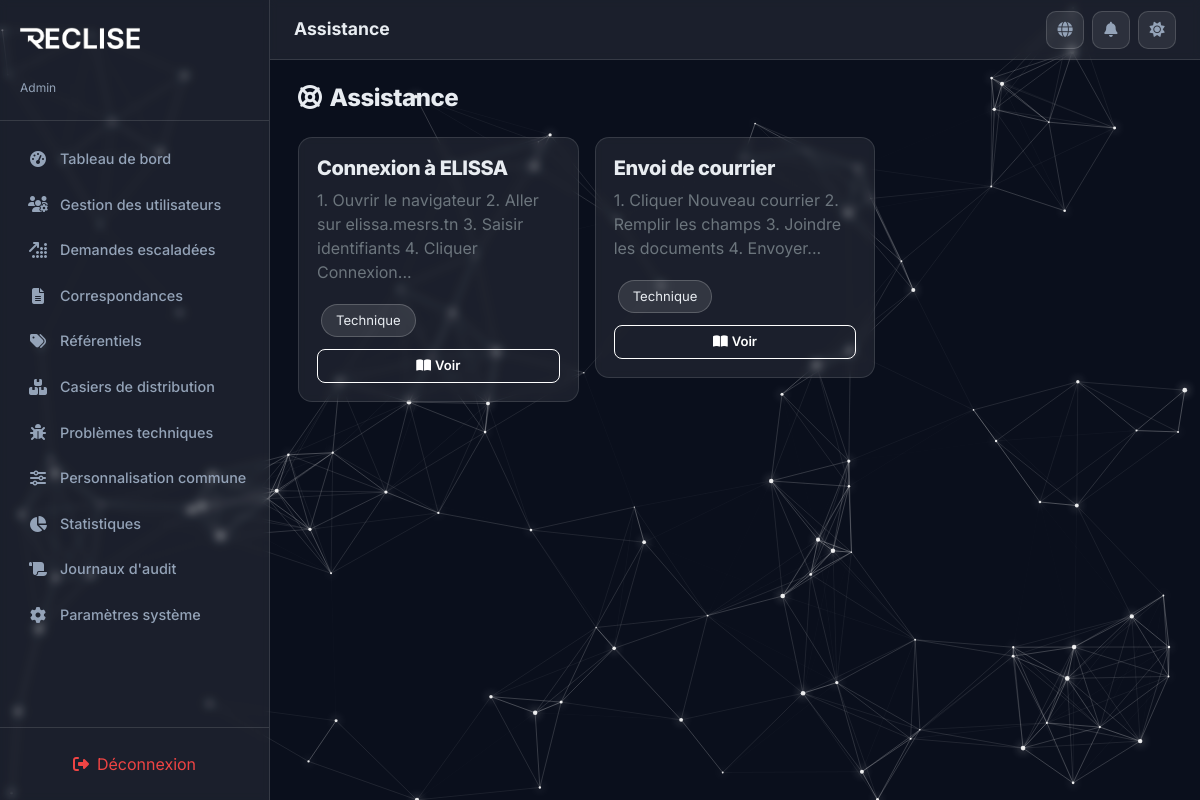
/PhtP/user/assist.php (signed in), run on the app's committed database.
### tables this page shows
CREATE TABLE IF NOT EXISTS assist_guides (
  id          INT AUTO_INCREMENT PRIMARY KEY,
  title       VARCHAR(255)  NOT NULL,
  content     TEXT          NOT NULL,
  category    VARCHAR(50)   DEFAULT 'technical',
  created_at  DATETIME      NOT NULL DEFAULT CURRENT_TIMESTAMP,
  updated_at  DATETIME      NOT NULL DEFAULT CURRENT_TIMESTAMP ON UPDATE CURRENT_TIMESTAMP
);

### PhtP/includes/i18n.php (called while the page is built, shortened)
<?php
function get_translations($lang = 'fr') {
    return $translations[$lang] ?? $translations['fr'];
}
function t($key, $lang = null) {
    if ($lang === null) {
        $lang = $_SESSION['lang'] ?? 'fr';
    }
    $translations = get_translations($lang);
    return $translations[$key] ?? $key;
}
?>

### PhtP/includes/functions.php (called while the page is built, shortened)
<?php
function to_camel($row) {
    $result = [];
    foreach ($row as $key => $value) {
        $camel = preg_replace_callback('/_([a-z])/', function ($m) {
            return strtoupper($m[1]);
        }, $key);
        $result[$camel] = $value;
    }
    return $result;
}
function to_camel_all($rows) {
    return array_map('to_camel', $rows);
}

### PhtP/user/assist.php (the view, shortened to what this page needs)
<?php
require_once '../includes/header.php';
$guides = to_camel_all($pdo->query("SELECT * FROM assist_guides ORDER BY created_at DESC")->fetchAll());
?>
<div class="section-header">
  <h2><i class="fas fa-life-ring me-2"></i><?php echo t('assist'); ?></h2>
</div>
<?php if (empty($guides)): ?>
  <p class="text-secondary text-center padding:40px;"><?php echo t('noResults'); ?></p>
<?php else: ?>
  <div class="row g-3">
    <?php foreach ($guides as $guide): ?>
      <div class="col-md-6 col-lg-4">
        <div class="item-card">
          <h5><?= htmlspecialchars($guide['title']) ?></h5>
          <p class="text-secondary margin-bottom-12"><?= htmlspecialchars(substr($guide['content'], 0, 100)) ?>...</p>
          <span class="chip"><?php echo t($guide['category']); ?></span>
          <button class="btn btn-outline-neon btn-sm mt-2 w-100" onclick="RecLise.viewAssistGuide(<?= $guide['id'] ?>)">
            <i class="fas fa-book-open me-1"></i><?php echo t('view'); ?>
          </button>
        </div>
      </div>
    <?php endforeach; ?>
  </div>
<?php endif; ?>
<?php require_once '../includes/footer.php'; ?>

### PhtP/assets/css/styles.css (style rules this page uses)
:root { --primary-dark: #0A0F1C; --primary-light: #F5F8FA; --brand-accent: #ffffff; --neon-accent: #ffffff; --success: #10B981; --warning: #F59E0B; --danger: #EF4444; --info: #ffffff; --icon-color: #E2E0FF; --glass-bg: rgba(255, 255, 255, 0.07); --glass-border: rgba(255, 255, 255, 0.12); --text-primary: #E8ECF1; --text-secondary: #94A3B8; --sidebar-width: 270px; --topbar-height: 60px; --body-bg: #0A0F1C; --card-bg: rgba(255, 255, 255, 0.07); --card-border: rgba(255, 255, 255, 0.12); --input-bg: rgba(255, 255, 255, 0.08); --input-border: rgba(255, 255, 255, 0.15); --input-text: #E8ECF1; --modal-bg: rgba(15, 20, 40, 0.95); --shadow-glow: 0 0 15px rgba(255, 255, 255, 0.1); --table-hover: rgba(255, 255, 255, 0.05); --toast-bg: rgba(15, 20, 40, 0.92); --focus-glow: rgba(255, 255, 255, 0.25); --focus-border: #ffffff; --brand-accent-rgb: 255, 255, 255; --btn-bg: #ffffff; --btn-text: #0A0F1C; --btn-border: #ffffff; --btn-hover-bg: transparent; --btn-hover-text: #025C84; }
*, *::before, *::after { box-sizing: border-box; margin: 0; padding: 0; }
body { font-family: 'Inter', sans-serif; font-weight: 400; background: transparent; color: var(--text-primary); min-height: 100vh; overflow-x: hidden; transition: background 0.4s ease, color 0.3s ease; }
body, p, span, div, label, a, button, input, select, textarea, option, td, th, li, h1, h2, h3, h4, h5, h6, small, strong, em, b, i { font-family: 'Inter', sans-serif; }
h1, h2, h3, h4, h5, h6 { font-family: 'Inter', sans-serif; font-weight: 800; letter-spacing: -0.02em; }
.btn-outline-neon { background: transparent; border: 1px solid var(--neon-accent); color: var(--neon-accent); border-radius: 10px; padding: 8px 20px; font-weight: 600; font-size: 0.88rem; transition: all 0.3s; cursor: pointer; }
.btn-sm { padding: 6px 14px !important; font-size: 0.82rem !important; border-radius: 8px !important; }
.section-header { display: flex; align-items: center; justify-content: space-between; margin-bottom: 24px; flex-wrap: wrap; gap: 12px; }
.section-header h2 { font-size: 1.5rem; margin: 0; }
.chip { display: inline-flex; align-items: center; gap: 6px; background: rgba(var(--brand-accent-rgb), 0.1); border: 1px solid rgba(var(--brand-accent-rgb), 0.2); border-radius: 20px; padding: 6px 14px; font-size: 0.82rem; margin: 4px; }
.item-card { background: var(--card-bg); -webkit-backdrop-filter: blur(4px); backdrop-filter: blur(4px); border: 1px solid var(--card-border); border-radius: 14px; padding: 18px; margin-bottom: 12px; transition: all 0.3s; }

### data on the page
assist_guides: title "Connexion à ELISSA", content "1. Ouvrir le navigateur 2. Aller sur elissa.mesrs.tn 3. Saisir identifiants 4. Cliquer Connexion", category "Technique"
assist_guides: title "Envoi de courrier", content "1. Cliquer Nouveau courrier 2. Remplir les champs 3. Joindre les documents 4. Envoyer", category "Technique"

### other printed values
$roleLabels[$_SESSION['role']] "Admin"
t($item['label']) "Tableau de bord"
t($item['label']) "Gestion des utilisateurs"
t($item['label']) "Demandes escaladées"
t($item['label']) "Correspondances"
t($item['label']) "Référentiels"
t($item['label']) "Casiers de distribution"
t($item['label']) "Problèmes techniques"
t($item['label']) "Personnalisation commune"
t($item['label']) "Statistiques"
t($item['label']) "Journaux d'audit"
t($item['label']) "Paramètres système"
t('logout') "Déconnexion"
t($currentView ?? 'dashboard') "Assistance"
t('assist') "Assistance"
